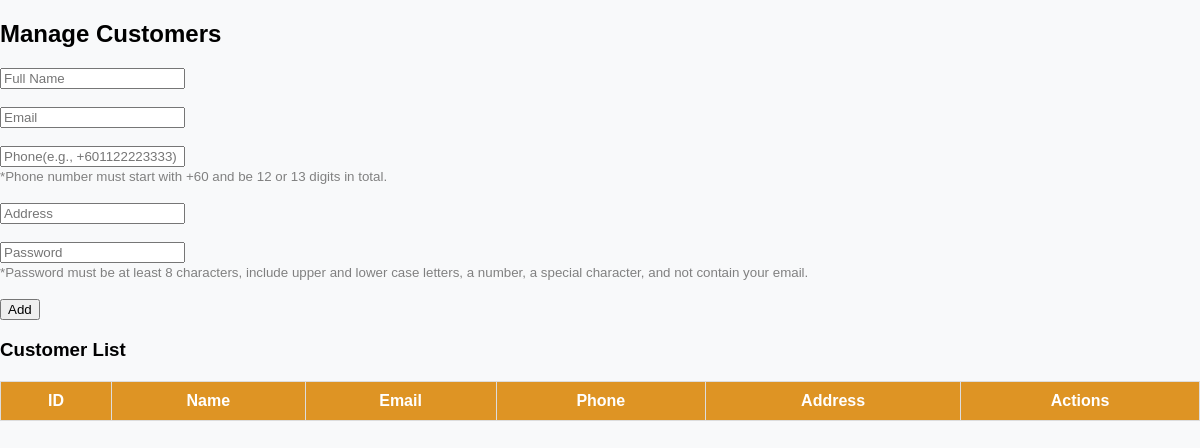
/manage_customers.php, run on an earlier commit of the app's database.
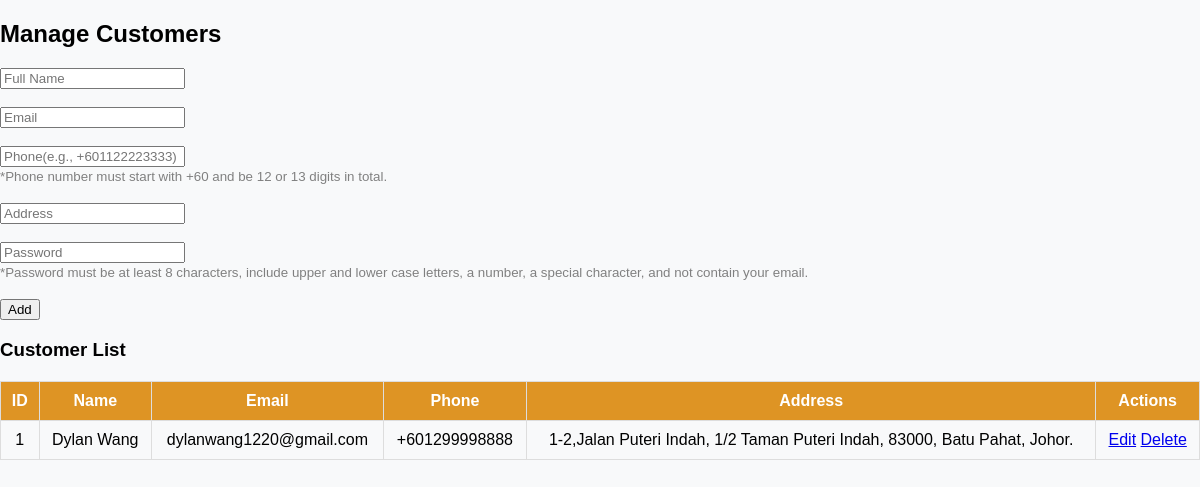
And on a later commit of the database.
### tables this page shows
CREATE TABLE `customer` (
  `id` int(11) NOT NULL,
  `email` varchar(100) NOT NULL,
  `name` varchar(100) NOT NULL,
  `phone` varchar(15) NOT NULL,
  `address` text NOT NULL,
  `password` varchar(255) NOT NULL,
  `status` enum('active','inactive') NOT NULL DEFAULT 'active'
);

### manage_customers.php (the view, shortened to what this page needs)
<?php
include("config/db_connect.php");
$customerQuery = $conn->query("SELECT * FROM customer");
?>
<!DOCTYPE html>
<html lang="en">
<head>
    <link rel="stylesheet" href="css/styles.css">
</head>
<body>
    <h2>Manage Customers</h2>
    <form method="POST">
    <input type="text" name="name" placeholder="Full Name" required>
    <br><br>
    <input type="email" name="email" placeholder="Email" required>
    <br><br>
    <input type="text" name="phone" placeholder="Phone(e.g., +601122223333)" required>
    <br>
    <small style="color: gray;">*Phone number must start with +60 and be 12 or 13 digits in total.</small>
    <br><br>
    <input type="text" name="address" placeholder="Address" required>
    <br><br>
    <input type="password" name="password" placeholder="Password" required>
    <br>
    <small style="color: gray;">*Password must be at least 8 characters, include upper and lower case letters, a number, a special character, and not contain your email.</small>
    <br><br>
    <button type="submit" name="add_customer">Add</button>
    </form>
    <h3>Customer List</h3>
    <table border="1">
        <tr>
            <th>ID</th>
            <th>Name</th>
            <th>Email</th>
            <th>Phone</th>
            <th>Address</th>
            <th>Actions</th>
        </tr>
        <?php while ($customer = $customerQuery->fetch_assoc()): ?>
        <tr>
            <td><?= $customer['id'] ?></td>
            <td><?= $customer['name'] ?></td>
            <td><?= $customer['email'] ?></td>
            <td><?= $customer['phone'] ?></td>
            <td><?= $customer['address'] ?></td>
            <td>
                <a href="edit_customer.php?id=<?= $customer['id'] ?>">Edit</a>
                <a href="delete_customer.php?id=<?= $customer['id'] ?>" onclick="return confirm('Are you sure?')">Delete</a>
            </td>
        </tr>
        <?php endwhile; ?>
    </table>
</body>
</html>

What changed in the data, as far as the page shows it:
added customer: id "1", name "Dylan Wang", email "dylanwang1220@gmail.com", phone "+601299998888", address "1-2,Jalan Puteri Indah, 1/2 Taman Puteri Indah, 83000, Batu Pahat, Johor."
